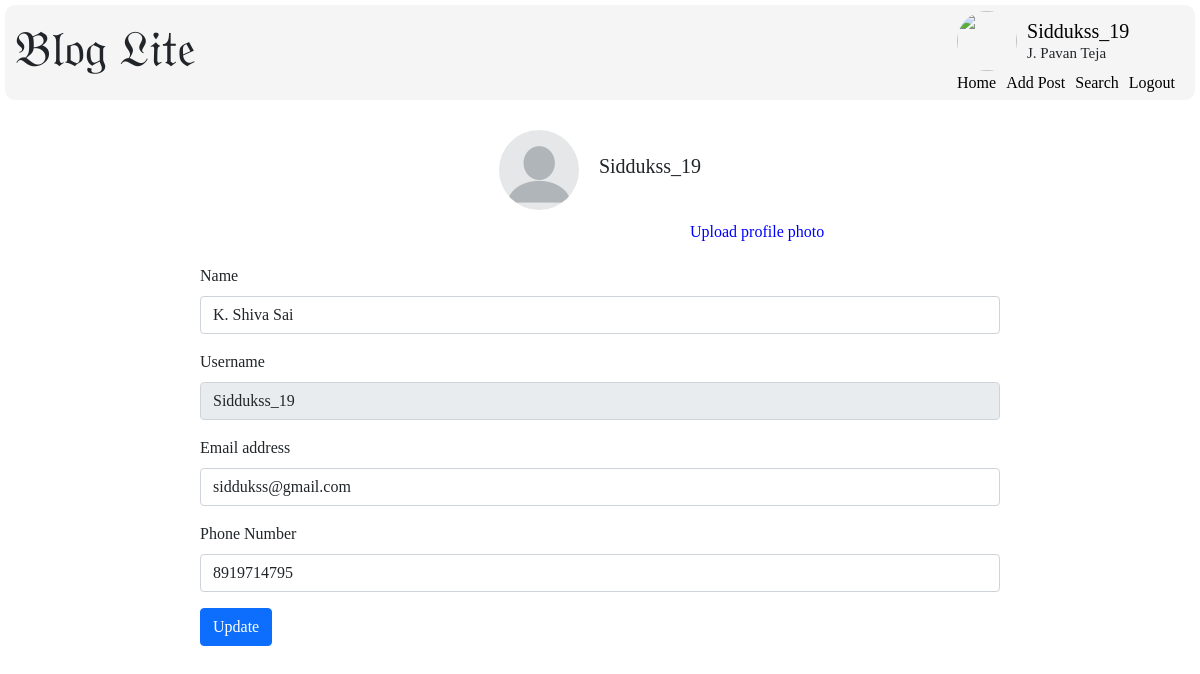
The page /edit_profile/Siddukss_19 (signed in) on the database its author committed.
### application/models.py (models this page shows)
class User(db.Model):
    __tablename__ = 'user'
    user_id = db.Column(db.Integer, autoincrement = True, primary_key = True, unique = True)
    name = db.Column(db.String, nullable = False)
    username = db.Column(db.String, nullable = False, unique = True)
    password = db.Column(db.String, nullable = False)
    email = db.Column(db.String, nullable = False, unique = True)
    mobile_number = db.Column(db.Integer, nullable = False, unique = True)
    created_date = db.Column(db.String, nullable = False)
    updated_date = db.Column(db.String, nullable = False)
    userposts = db.relationship('UserPosts', backref = 'user', lazy = True)
    profilepics = db.relationship('ProfilePics', backref = 'user', lazy = True)
    followers_list = db.relationship('Followers_List', backref = 'user', lazy = True)
    following_list = db.relationship('Following_List', backref = 'user', lazy = True)
    comments = db.relationship('Comments', backref='user', lazy = True)

### application/controllers.py (the view, shortened to what this page needs)
@app.route('/edit_profile/<username>', methods=['GET', 'POST'])
def edit_profile(username):
    if not g.user:
        return redirect(url_for('session_expired'))
    if request.method == 'GET':
        user = User.query.filter_by(username = username).first()
        profilepic = ProfilePics.query.filter_by(user_id = user.user_id).first()
        if profilepic:
            default_profilepic = False
        else:
            default_profilepic = True
        return render_template('edit_profile.html', username = username, user = user, default_profilepic = default_profilepic, name = session['fullname'])

### application/controllers.py (called while the page is built)
@app.before_request
def before_request():
    g.user = None
    if 'user' in session:
        g.user = session['user']

@app.after_request
def after_request(response):
    response.headers["Cache-Control"] = "no-cache, no-store, must-revalidate, post-check=0, pre-check=0"
    return response

### templates/edit_profile.html (shortened to what this page needs)
{% extends "base.html" %}
{% block head %}
    <link rel="stylesheet" type="text/css" href="{{ url_for('static', filename='profile.css') }}"/>
{% endblock %}
{% block content %}
<div>
    <div class="profilepic-container d-flex align-items-center justify-content-center">
    {% if default_profilepic -%}
        <img src="{{ url_for('static', filename='images/blank-profile-picture.png') }}" class="profilepic" />
    {% else -%}
        <img src="{{ url_for('renderprofilepic', username = username) }}" class="profilepic" />
    {% endif %}
    <div class="profileusername">
        <h5>{{ username }}</h5>
    </div>
</div>
<div class="editprofilepic-container">
    {% if default_profilepic -%}
        <form action="{{ url_for('uploadprofilepic', username = username) }}" method="post" enctype=multipart/form-data>
            <a href="#" class="uploadprofilepic" id="upload_link">Upload profile photo</a>
        </form>
    {% endif %}
</div>
<div class="userdata">
    <form action="{{ url_for('edit_profile', username = username) }}" method="post" enctype=multipart/form-data class="userdataform">
        <div class="mb-3">
          <label for="Name" class="form-label">Name</label>
          <input type="text" class="form-control" id="Name" name="name" value="{{ user.name }}">
        </div>
        <div class="mb-3">
            <label for="Username" class="form-label">Username</label>
            <input type="text" class="form-control" id="Username" name="username" value="{{ user.username }}" readonly>
        </div>
        <div class="mb-3">
            <label for="Email" class="form-label">Email address</label>
            <input type="email" class="form-control" id="Email" name="email" value="{{ user.email }}">
        </div>
        <div class="mb-3">
            <label for="phonenumber" class="form-label">Phone Number</label>
            <input type="text" class="form-control" id="phonenumber" name="mobile_number" value="{{ user.mobile_number }}">
        </div>
        <button type="submit" class="btn btn-primary">Update</button>
</form>
</div>
</div>
{% endblock %}

### static/header.css (style rules this page uses)
* { font-family: poppins; }

### static/profile.css (style rules this page uses)
a { text-decoration: none; color: black; }
.profilepic { height: 80px; width: 80px; border-radius: 50%; }
.profileusername { margin: 0px 0px 0px 20px; }
.editprofilepic-container { margin: 10px 0px 0px 490px; }
.updateprofilepic, .uploadprofilepic { position: relative; color: blue; text-decoration: none; }
.updateprofilepic::before, .uploadprofilepic::before { content: ""; position: absolute; display: block; width: 100%; height: 1.5px; bottom: 0; left: 0; background-color: blue; transform: scaleX(0); transition: transform 0.3s ease; }
.userdata { margin: 20px 0px 0px 0px; }

### rows shown on the page
User: name "K. Shiva Sai", username "Siddukss_19", email "siddukss@gmail.com", mobile_number "8919714795"

### other values the page prints
{{ username }} "Siddukss_19"
{{ session['fullname'] }} "J. Pavan Teja"
